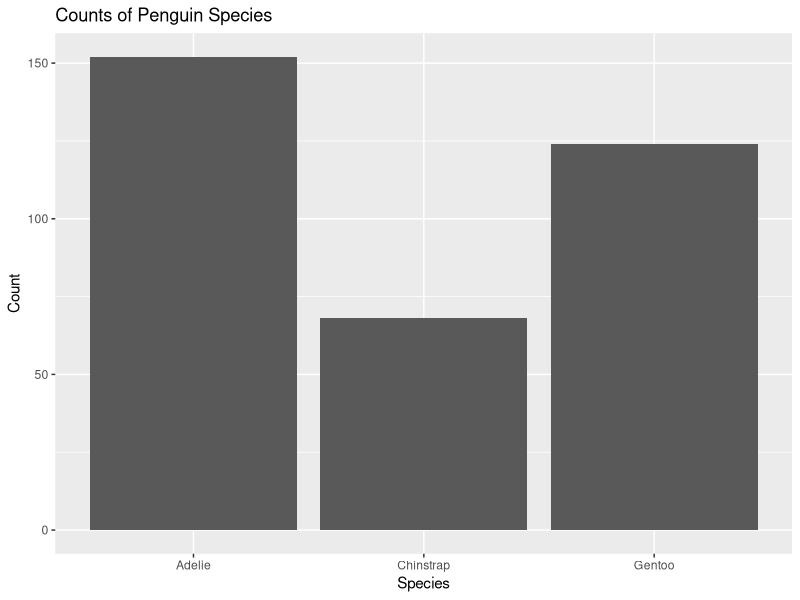
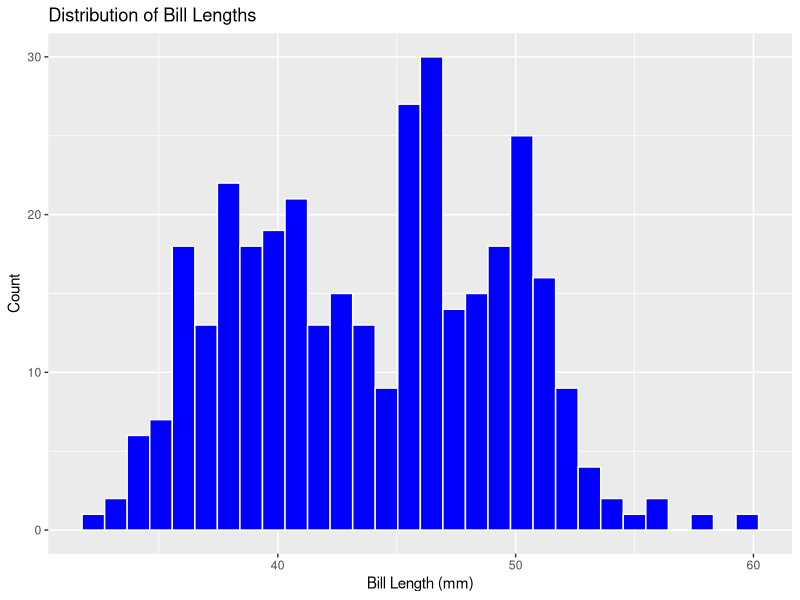
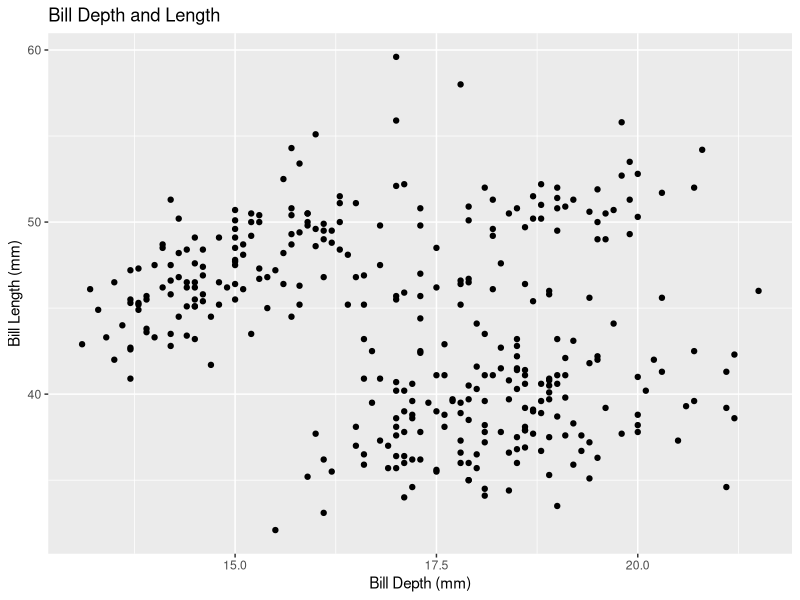
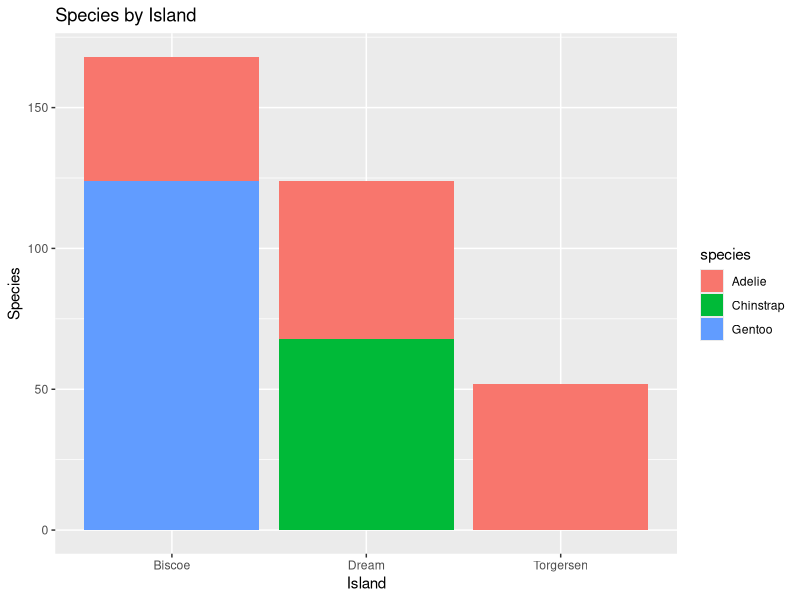
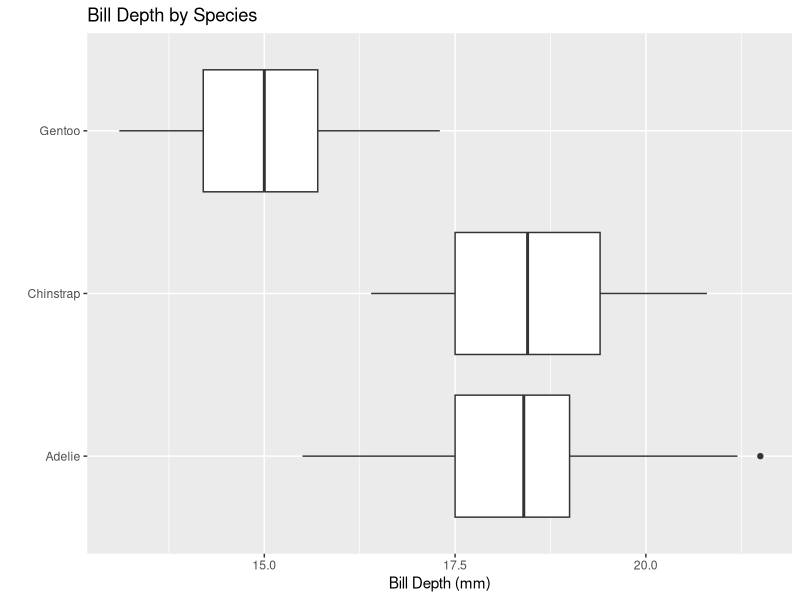
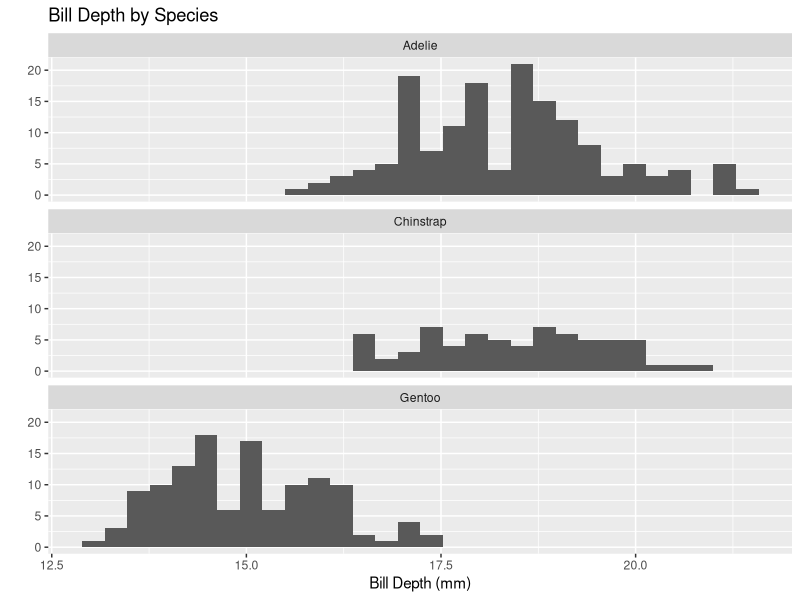
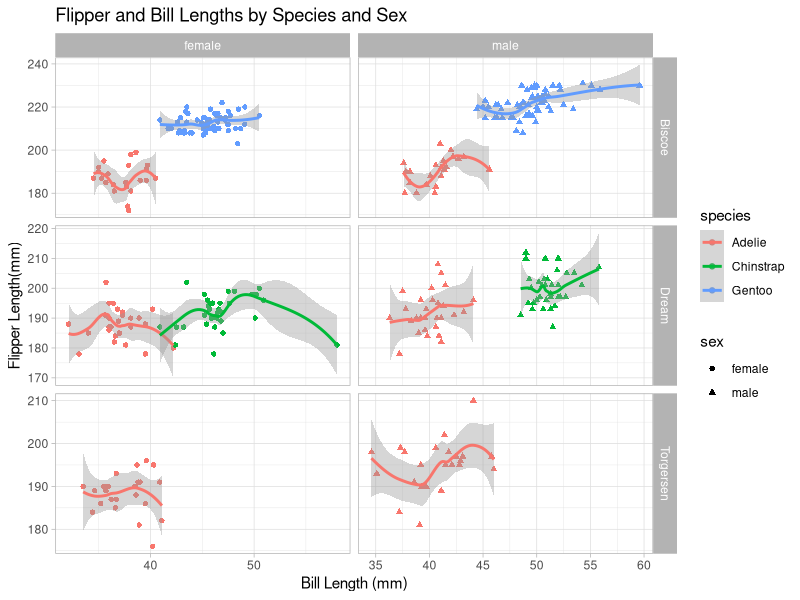

Source code (R) for these figures, in order:
## ---- chunk 1
library(tidyverse)
library(palmerpenguins)
library(kableExtra)
## ---- chunk 2
penguins %>%
  count(island)
## ---- chunk 3
penguins %>%
  count(island, species) %>%
  pivot_wider(names_from = species, values_from = n, values_fill = 0)
## ---- chunk 4
penguins %>%
  count(island, species) %>%
  pivot_wider(names_from = species, values_from = n, values_fill = 0) %>%
  kable() %>%
  kable_styling(bootstrap_options = c("hover", "striped"))
## ---- chunk 5
penguins %>%
  summarize(mean_bill_length_mm = mean(bill_length_mm))
## ---- chunk 6
penguins %>%
  summarize(mean_bill_length_mm = mean(bill_length_mm, na.rm = TRUE))
## ---- chunk 7
penguins %>%
  summarize(
    min_bill_length = min(bill_length_mm, na.rm = TRUE),
    first_quartile_bill_length = quantile(bill_length_mm, 0.25, na.rm = TRUE),
    median_bill_length = median(bill_length_mm, na.rm = TRUE),
    mean_bill_length_mm = mean(bill_length_mm, na.rm = TRUE),
    third_quartile_bill_length = quantile(bill_length_mm, 0.75, na.rm = TRUE),
    standard_deviation_bill_length = sd(bill_length_mm, na.rm = TRUE)
    ) %>%
  pivot_longer(cols = everything())
## ---- chunk 8
penguins %>%
  select(species, island, sex, year)
## ---- chunk 9
penguins %>%
  select(species, island, sex, year) %>%
  filter(species == "Chinstrap")
## ---- chunk 10
chinstraps <- penguins %>%
  select(species, island, sex, year) %>%
  filter(species == "Chinstrap") %>%
  select(-species)

chinstraps %>%
  head()
## ---- chunk 11
penguins %>%
  group_by(species) %>%
  summarise(
    mean_bill_depth_mm = mean(bill_depth_mm, na.rm = TRUE),
    sd_bill_depth_mm = sd(bill_depth_mm, na.rm = TRUE)
  )
## ---- chunk 12
penguins %>%
  ggplot() +
  geom_bar(mapping = aes(x = species)) +
  labs(title ="Counts of Penguin Species",
       x = "Species", y = "Count")
## ---- chunk 13
penguins %>%
  ggplot() +
  geom_histogram(mapping = aes(x = bill_length_mm),
                 color = "white",
                 fill = "blue") +
  labs(title ="Distribution of Bill Lengths",
       x = "Bill Length (mm)", y = "Count")
## ---- chunk 14
penguins %>%
  ggplot() +
  geom_point(mapping = aes(x = bill_depth_mm, y = bill_length_mm)) +
  labs(title = "Bill Depth and Length",
       x = "Bill Depth (mm)",
       y = "Bill Length (mm)")
## ---- chunk 15
penguins %>%
  ggplot() +
  geom_bar(mapping = aes(x = island, fill = species)) +
  labs(title = "Species by Island",
       x = "Island",
       y = "Species")
## ---- chunk 16
penguins %>%
  ggplot() +
  geom_boxplot(mapping = aes(x = bill_depth_mm, y = species)) +
  labs(title = "Bill Depth by Species",
       x = "Bill Depth (mm)",
       y = "")

penguins %>%
  ggplot() +
  geom_histogram(mapping = aes(x = bill_depth_mm)) +
  facet_wrap(~species, ncol = 1) +
  labs(title = "Bill Depth by Species",
       x = "Bill Depth (mm)",
       y = "")
## ---- chunk 17
penguins %>%
  filter(!is.na(sex)) %>%
  ggplot() +
  geom_point(mapping = aes(x = bill_length_mm, 
                           y = flipper_length_mm,
                           color = species,
                           shape = sex)) +
  geom_smooth(mapping = aes(x = bill_length_mm,
                            y = flipper_length_mm,
                            color = species)) +
  facet_grid(rows = vars(island), cols = vars(sex), scales = "free") +
  labs(title = "Flipper and Bill Lengths by Species and Sex",
       x = "Bill Length (mm)",
       y = "Flipper Length(mm)") +
  theme_light()
